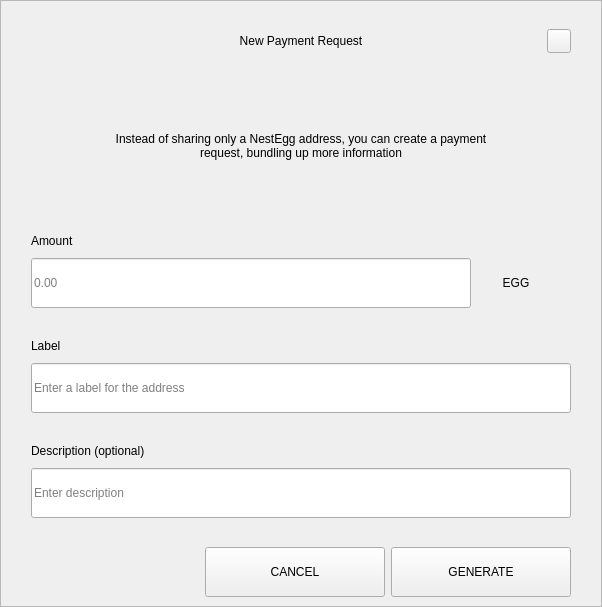
<?xml version="1.0" encoding="UTF-8"?>
<ui version="4.0">
 <class>RequestDialog</class>
 <widget class="QDialog" name="RequestDialog">
  <property name="geometry">
   <rect>
    <x>0</x>
    <y>0</y>
    <width>602</width>
    <height>607</height>
   </rect>
  </property>
  <property name="windowTitle">
   <string>Dialog</string>
  </property>
  <layout class="QVBoxLayout" name="verticalLayout_5">
   <property name="spacing">
    <number>0</number>
   </property>
   <property name="leftMargin">
    <number>0</number>
   </property>
   <property name="topMargin">
    <number>0</number>
   </property>
   <property name="rightMargin">
    <number>0</number>
   </property>
   <property name="bottomMargin">
    <number>0</number>
   </property>
   <item>
    <widget class="QFrame" name="frame">
     <property name="styleSheet">
      <string notr="true"/>
     </property>
     <property name="frameShape">
      <enum>QFrame::StyledPanel</enum>
     </property>
     <property name="frameShadow">
      <enum>QFrame::Raised</enum>
     </property>
     <layout class="QVBoxLayout" name="verticalLayout_4" stretch="1,0,0">
      <property name="spacing">
       <number>0</number>
      </property>
      <property name="leftMargin">
       <number>30</number>
      </property>
      <property name="topMargin">
       <number>20</number>
      </property>
      <property name="rightMargin">
       <number>30</number>
      </property>
      <property name="bottomMargin">
       <number>0</number>
      </property>
      <item>
       <layout class="QHBoxLayout" name="horizontalLayout_3">
        <property name="spacing">
         <number>0</number>
        </property>
        <item>
         <spacer name="horizontalSpacer_21">
          <property name="orientation">
           <enum>Qt::Horizontal</enum>
          </property>
          <property name="sizeHint" stdset="0">
           <size>
            <width>40</width>
            <height>20</height>
           </size>
          </property>
         </spacer>
        </item>
        <item>
         <widget class="QLabel" name="labelTitle">
          <property name="minimumSize">
           <size>
            <width>0</width>
            <height>40</height>
           </size>
          </property>
          <property name="maximumSize">
           <size>
            <width>16777215</width>
            <height>40</height>
           </size>
          </property>
          <property name="styleSheet">
           <string notr="true">padding-left:24px;</string>
          </property>
          <property name="text">
           <string>New Payment Request</string>
          </property>
          <property name="alignment">
           <set>Qt::AlignCenter</set>
          </property>
          <property name="margin">
           <number>7</number>
          </property>
         </widget>
        </item>
        <item>
         <spacer name="horizontalSpacer">
          <property name="orientation">
           <enum>Qt::Horizontal</enum>
          </property>
          <property name="sizeHint" stdset="0">
           <size>
            <width>40</width>
            <height>20</height>
           </size>
          </property>
         </spacer>
        </item>
        <item>
         <widget class="QPushButton" name="btnEsc">
          <property name="minimumSize">
           <size>
            <width>24</width>
            <height>24</height>
           </size>
          </property>
          <property name="maximumSize">
           <size>
            <width>24</width>
            <height>24</height>
           </size>
          </property>
          <property name="focusPolicy">
           <enum>Qt::NoFocus</enum>
          </property>
          <property name="text">
           <string/>
          </property>
         </widget>
        </item>
       </layout>
      </item>
      <item>
       <widget class="QStackedWidget" name="stack">
        <property name="minimumSize">
         <size>
          <width>540</width>
          <height>0</height>
         </size>
        </property>
        <property name="maximumSize">
         <size>
          <width>540</width>
          <height>16777215</height>
         </size>
        </property>
        <property name="currentIndex">
         <number>0</number>
        </property>
        <widget class="QWidget" name="page_1">
         <property name="minimumSize">
          <size>
           <width>540</width>
           <height>0</height>
          </size>
         </property>
         <property name="maximumSize">
          <size>
           <width>540</width>
           <height>16777215</height>
          </size>
         </property>
         <layout class="QVBoxLayout" name="layout1">
          <property name="spacing">
           <number>0</number>
          </property>
          <property name="leftMargin">
           <number>0</number>
          </property>
          <property name="topMargin">
           <number>0</number>
          </property>
          <property name="rightMargin">
           <number>0</number>
          </property>
          <property name="bottomMargin">
           <number>0</number>
          </property>
          <item>
           <spacer name="verticalSpacer_21">
            <property name="orientation">
             <enum>Qt::Vertical</enum>
            </property>
            <property name="sizeType">
             <enum>QSizePolicy::Fixed</enum>
            </property>
            <property name="sizeHint" stdset="0">
             <size>
              <width>20</width>
              <height>30</height>
             </size>
            </property>
           </spacer>
          </item>
          <item alignment="Qt::AlignHCenter">
           <widget class="QLabel" name="labelMessage">
            <property name="minimumSize">
             <size>
              <width>400</width>
              <height>50</height>
             </size>
            </property>
            <property name="text">
             <string>Instead of sharing only a NestEgg address, you can create a payment request, bundling up more information</string>
            </property>
            <property name="alignment">
             <set>Qt::AlignCenter</set>
            </property>
            <property name="wordWrap">
             <bool>true</bool>
            </property>
           </widget>
          </item>
          <item alignment="Qt::AlignBottom">
           <widget class="QWidget" name="containerAmount" native="true">
            <layout class="QVBoxLayout" name="verticalLayout">
             <property name="spacing">
              <number>9</number>
             </property>
             <property name="leftMargin">
              <number>0</number>
             </property>
             <property name="topMargin">
              <number>0</number>
             </property>
             <property name="rightMargin">
              <number>0</number>
             </property>
             <property name="bottomMargin">
              <number>0</number>
             </property>
             <item>
              <widget class="QLabel" name="labelSubtitleAmount">
               <property name="minimumSize">
                <size>
                 <width>350</width>
                 <height>16</height>
                </size>
               </property>
               <property name="maximumSize">
                <size>
                 <width>16777215</width>
                 <height>16</height>
                </size>
               </property>
               <property name="text">
                <string>Amount</string>
               </property>
              </widget>
             </item>
             <item alignment="Qt::AlignTop">
              <widget class="QWidget" name="layoutAmount" native="true">
               <layout class="QHBoxLayout" name="horizontalLayout" stretch="2,0">
                <property name="spacing">
                 <number>0</number>
                </property>
                <property name="leftMargin">
                 <number>0</number>
                </property>
                <property name="topMargin">
                 <number>0</number>
                </property>
                <property name="rightMargin">
                 <number>0</number>
                </property>
                <property name="bottomMargin">
                 <number>0</number>
                </property>
                <item>
                 <widget class="QLineEdit" name="lineEditAmount">
                  <property name="minimumSize">
                   <size>
                    <width>0</width>
                    <height>50</height>
                   </size>
                  </property>
                  <property name="maximumSize">
                   <size>
                    <width>16777215</width>
                    <height>50</height>
                   </size>
                  </property>
                  <property name="placeholderText">
                   <string notr="true">0.00</string>
                  </property>
                 </widget>
                </item>
                <item>
                 <widget class="QWidget" name="comboContainer" native="true">
                  <property name="minimumSize">
                   <size>
                    <width>100</width>
                    <height>50</height>
                   </size>
                  </property>
                  <property name="maximumSize">
                   <size>
                    <width>16777215</width>
                    <height>50</height>
                   </size>
                  </property>
                  <layout class="QHBoxLayout" name="horizontalLayout_31">
                   <property name="spacing">
                    <number>0</number>
                   </property>
                   <property name="leftMargin">
                    <number>0</number>
                   </property>
                   <property name="topMargin">
                    <number>0</number>
                   </property>
                   <property name="rightMargin">
                    <number>10</number>
                   </property>
                   <property name="bottomMargin">
                    <number>0</number>
                   </property>
                   <item>
                    <widget class="QLabel" name="comboBoxCoin">
                     <property name="text">
                      <string>EGG</string>
                     </property>
                     <property name="alignment">
                      <set>Qt::AlignCenter</set>
                     </property>
                    </widget>
                   </item>
                  </layout>
                 </widget>
                </item>
               </layout>
              </widget>
             </item>
            </layout>
           </widget>
          </item>
          <item>
           <spacer name="verticalSpacer_31">
            <property name="orientation">
             <enum>Qt::Vertical</enum>
            </property>
            <property name="sizeType">
             <enum>QSizePolicy::Fixed</enum>
            </property>
            <property name="sizeHint" stdset="0">
             <size>
              <width>20</width>
              <height>30</height>
             </size>
            </property>
           </spacer>
          </item>
          <item>
           <layout class="QVBoxLayout" name="verticalLayoutLabel">
            <property name="spacing">
             <number>9</number>
            </property>
            <item>
             <widget class="QLabel" name="labelSubtitleLabel">
              <property name="minimumSize">
               <size>
                <width>0</width>
                <height>16</height>
               </size>
              </property>
              <property name="maximumSize">
               <size>
                <width>16777215</width>
                <height>16</height>
               </size>
              </property>
              <property name="text">
               <string>Label</string>
              </property>
             </widget>
            </item>
            <item>
             <widget class="QLineEdit" name="lineEditLabel">
              <property name="minimumSize">
               <size>
                <width>0</width>
                <height>50</height>
               </size>
              </property>
              <property name="maximumSize">
               <size>
                <width>16777215</width>
                <height>50</height>
               </size>
              </property>
              <property name="placeholderText">
               <string>Enter a label for the address</string>
              </property>
             </widget>
            </item>
           </layout>
          </item>
          <item>
           <spacer name="verticalSpacer_34">
            <property name="orientation">
             <enum>Qt::Vertical</enum>
            </property>
            <property name="sizeType">
             <enum>QSizePolicy::Fixed</enum>
            </property>
            <property name="sizeHint" stdset="0">
             <size>
              <width>20</width>
              <height>30</height>
             </size>
            </property>
           </spacer>
          </item>
          <item>
           <layout class="QVBoxLayout" name="verticalLayoutDescription">
            <property name="spacing">
             <number>9</number>
            </property>
            <item>
             <widget class="QLabel" name="labelSubtitleDescription">
              <property name="minimumSize">
               <size>
                <width>0</width>
                <height>16</height>
               </size>
              </property>
              <property name="maximumSize">
               <size>
                <width>16777215</width>
                <height>16</height>
               </size>
              </property>
              <property name="text">
               <string>Description (optional)</string>
              </property>
             </widget>
            </item>
            <item>
             <widget class="QLineEdit" name="lineEditDescription">
              <property name="minimumSize">
               <size>
                <width>0</width>
                <height>50</height>
               </size>
              </property>
              <property name="maximumSize">
               <size>
                <width>16777215</width>
                <height>50</height>
               </size>
              </property>
              <property name="placeholderText">
               <string>Enter description</string>
              </property>
             </widget>
            </item>
            <item>
             <spacer name="verticalSpacer_4">
              <property name="orientation">
               <enum>Qt::Vertical</enum>
              </property>
              <property name="sizeType">
               <enum>QSizePolicy::Fixed</enum>
              </property>
              <property name="sizeHint" stdset="0">
               <size>
                <width>20</width>
                <height>20</height>
               </size>
              </property>
             </spacer>
            </item>
           </layout>
          </item>
         </layout>
        </widget>
        <widget class="QWidget" name="page_2">
         <layout class="QVBoxLayout" name="layout2">
          <item>
           <spacer name="verticalSpacer_5">
            <property name="orientation">
             <enum>Qt::Vertical</enum>
            </property>
            <property name="sizeType">
             <enum>QSizePolicy::Fixed</enum>
            </property>
            <property name="sizeHint" stdset="0">
             <size>
              <width>20</width>
              <height>50</height>
             </size>
            </property>
           </spacer>
          </item>
          <item alignment="Qt::AlignHCenter">
           <widget class="QLabel" name="labelQrImg">
            <property name="minimumSize">
             <size>
              <width>260</width>
              <height>260</height>
             </size>
            </property>
            <property name="maximumSize">
             <size>
              <width>260</width>
              <height>260</height>
             </size>
            </property>
            <property name="text">
             <string/>
            </property>
            <property name="alignment">
             <set>Qt::AlignCenter</set>
            </property>
           </widget>
          </item>
          <item>
           <spacer name="verticalSpacer_2">
            <property name="orientation">
             <enum>Qt::Vertical</enum>
            </property>
            <property name="sizeType">
             <enum>QSizePolicy::Fixed</enum>
            </property>
            <property name="sizeHint" stdset="0">
             <size>
              <width>20</width>
              <height>30</height>
             </size>
            </property>
           </spacer>
          </item>
          <item alignment="Qt::AlignHCenter">
           <widget class="QLabel" name="labelAddress">
            <property name="text">
             <string>D7VFR83SQbiezrW72hjcWJtcfip5krte2Z </string>
            </property>
           </widget>
          </item>
          <item>
           <spacer name="verticalSpacer_32">
            <property name="orientation">
             <enum>Qt::Vertical</enum>
            </property>
            <property name="sizeType">
             <enum>QSizePolicy::Expanding</enum>
            </property>
            <property name="sizeHint" stdset="0">
             <size>
              <width>20</width>
              <height>20</height>
             </size>
            </property>
           </spacer>
          </item>
          <item>
           <layout class="QHBoxLayout" name="horizontal">
            <property name="leftMargin">
             <number>20</number>
            </property>
            <property name="rightMargin">
             <number>20</number>
            </property>
            <property name="bottomMargin">
             <number>20</number>
            </property>
            <item>
             <spacer name="horizontalSpacer_4">
              <property name="orientation">
               <enum>Qt::Horizontal</enum>
              </property>
              <property name="sizeHint" stdset="0">
               <size>
                <width>40</width>
                <height>20</height>
               </size>
              </property>
             </spacer>
            </item>
            <item>
             <widget class="QPushButton" name="btnCopyAddress">
              <property name="minimumSize">
               <size>
                <width>180</width>
                <height>50</height>
               </size>
              </property>
              <property name="text">
               <string>COPY ADDRESS</string>
              </property>
             </widget>
            </item>
            <item>
             <widget class="QPushButton" name="btnCopyUrl">
              <property name="minimumSize">
               <size>
                <width>180</width>
                <height>50</height>
               </size>
              </property>
              <property name="text">
               <string>COPY URL</string>
              </property>
             </widget>
            </item>
            <item>
             <spacer name="horizontalSpacer_2">
              <property name="orientation">
               <enum>Qt::Horizontal</enum>
              </property>
              <property name="sizeHint" stdset="0">
               <size>
                <width>40</width>
                <height>20</height>
               </size>
              </property>
             </spacer>
            </item>
           </layout>
          </item>
         </layout>
        </widget>
       </widget>
      </item>
      <item>
       <widget class="QWidget" name="buttonsStack" native="true">
        <layout class="QHBoxLayout" name="horizontalLayout_5">
         <property name="leftMargin">
          <number>20</number>
         </property>
         <property name="rightMargin">
          <number>0</number>
         </property>
         <item>
          <spacer name="horizontalSpacer_41">
           <property name="orientation">
            <enum>Qt::Horizontal</enum>
           </property>
           <property name="sizeHint" stdset="0">
            <size>
             <width>40</width>
             <height>20</height>
            </size>
           </property>
          </spacer>
         </item>
         <item>
          <widget class="QPushButton" name="btnCancel">
           <property name="minimumSize">
            <size>
             <width>180</width>
             <height>50</height>
            </size>
           </property>
           <property name="focusPolicy">
            <enum>Qt::NoFocus</enum>
           </property>
           <property name="text">
            <string>CANCEL</string>
           </property>
          </widget>
         </item>
         <item>
          <widget class="QPushButton" name="btnSave">
           <property name="minimumSize">
            <size>
             <width>180</width>
             <height>50</height>
            </size>
           </property>
           <property name="focusPolicy">
            <enum>Qt::NoFocus</enum>
           </property>
           <property name="text">
            <string>GENERATE</string>
           </property>
          </widget>
         </item>
        </layout>
       </widget>
      </item>
     </layout>
    </widget>
   </item>
  </layout>
 </widget>
 <resources/>
 <connections/>
</ui>
